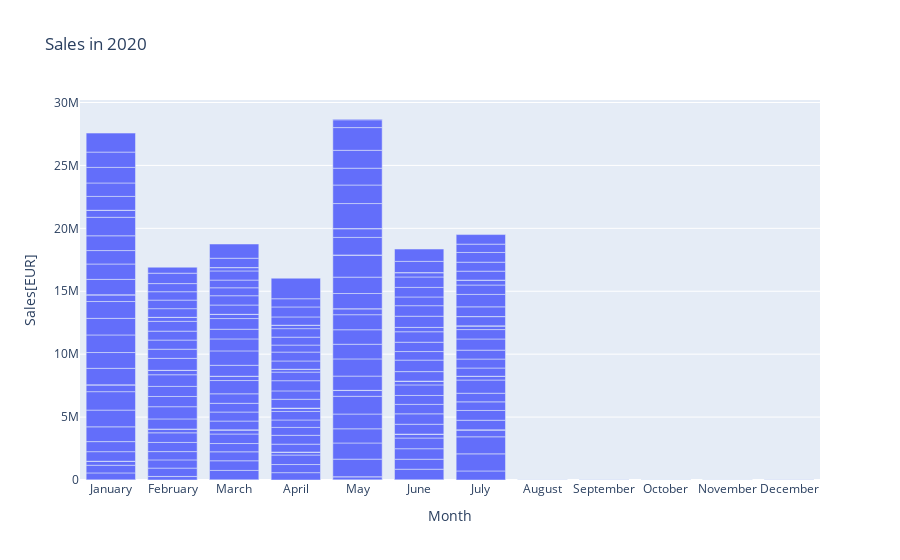

Notebook code cell kept with this figure:
### Code cell
fig = px.bar(df, x="monthName" , y="Price",
            title="Sales in 2020",labels={
                     "monthName": "Month",
                     "Price": "Sales[EUR]"})
fig.show()

### Figure 1 — Plotly figure (JSON) as saved in the notebook; plotly's stock layout.template omitted (floating-point values rounded to 4 significant figures; data arrays with more than 128 entries replaced by an {"elided": "..."} marker saying what was removed)
{"data": [{"alignmentgroup": "True", "hovertemplate": "Month=%{x}<br>Sales[EUR]=%{y}<extra></extra>", "legendgroup": "", "marker": {"color": "#636efa"}, "name": "", "offsetgroup": "", "orientation": "v", "showlegend": false, "textposition": "auto", "type": "bar", "x": {"elided": "242 str values"}, "xaxis": "x", "y": {"elided": "242 float values"}, "yaxis": "y"}], "layout": {"barmode": "relative", "legend": {"tracegroupgap": 0}, "title": {"text": "Sales in 2020"}, "xaxis": {"anchor": "y", "domain": [0, 1], "title": {"text": "Month"}}, "yaxis": {"anchor": "x", "domain": [0, 1], "title": {"text": "Sales[EUR]"}}}}
